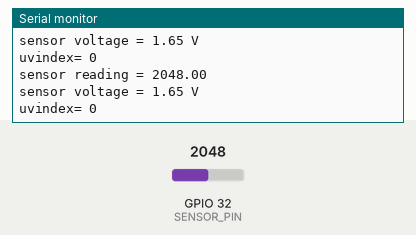
This program was run on a simulated ESP32. Parts: the last lines printed to the serial monitor. The test bench sets the inputs (shaded band); at power-on: GPIO 32 (SENSOR_PIN) = 2048 (analog values on the 0–4095 scale). WiFi joins after 1.5 s; servers stay silent unless stated.

Above: at 3.2 s.
3.3 s: GPIO 32 (SENSOR_PIN) set to 2866
At 4.6 s:
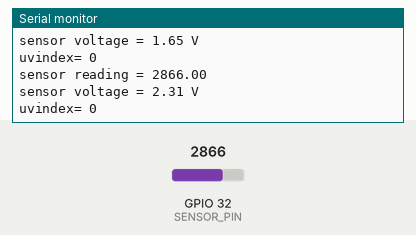
4.8 s: GPIO 32 (SENSOR_PIN) set to 3603
At 5.6 s:
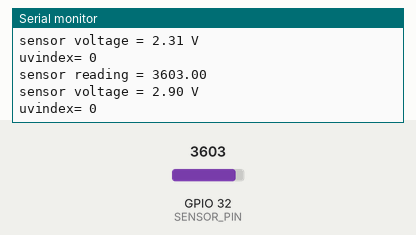
Timing chart, 0 to 7.8 s (numbered marks = the images above; inputs shaded):
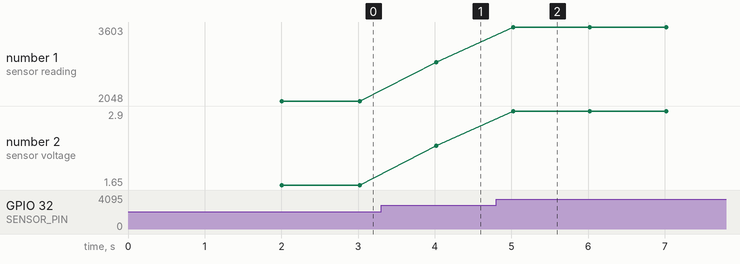

The program:

main.cpp
```cpp
#include <WiFi.h>

const char* ssid ="ivna";
const char* password ="ivnaok123";


const int SENSOR_PIN = 32;
//#define SENSOR_PIN 32


void setup() {
  Serial.begin(9600);
  while (!Serial);

  pinMode(SENSOR_PIN, INPUT);

  WiFi.begin(ssid, password, true);

  while (WiFi.status() != WL_CONNECTED) {
    delay(1000);
    Serial.println("Connecting to WiFi...");
    Serial.println(WiFi.status());
    delay(1000);
  }

  Serial.println("Connected to WiFi");

  analogReadResolution(12); // Set the ADC resolution to 12 bits (0-4095)

}


void loop(){


  float sensorVoltage;
  float sensorValue;
  int uvindex;
  sensorValue = analogRead(SENSOR_PIN);
  sensorVoltage = sensorValue/4095*3.3;

  if      (sensorVoltage < 0.05) uvindex=0;
  else if (sensorVoltage > 0.05 && sensorVoltage <= 0.227) uvindex = 1;
  else if (sensorVoltage > 0.227 && sensorVoltage <= 0.318) uvindex = 2;
  else if (sensorVoltage > 0.318 && sensorVoltage <= 0.408) uvindex = 3;
  else if (sensorVoltage > 0.408 && sensorVoltage <= 0.503) uvindex = 4;
  else if (sensorVoltage > 0.503 && sensorVoltage <= 0.606) uvindex = 5;
  else if (sensorVoltage > 0.606 && sensorVoltage <= 0.696) uvindex = 6;
  else if (sensorVoltage > 0.696 && sensorVoltage <= 0.795) uvindex = 7;
  else if (sensorVoltage > 0.795 && sensorVoltage <= 0.881) uvindex = 8;
  else if (sensorVoltage > 0.881 && sensorVoltage <= 0.976) uvindex = 9;
  else if (sensorVoltage > 0.976 && sensorVoltage <= 1.079) uvindex = 10;
  else if (sensorVoltage > 1.079 && sensorVoltage <= 1.170) uvindex = 11;
  else uvindex = 0;


  Serial.print("sensor reading = ");
  Serial.print(sensorValue);
  Serial.println("");
  Serial.print("sensor voltage = ");
  Serial.print(sensorVoltage);
  Serial.println(" V");
  Serial.print("uvindex= ");
  Serial.print(uvindex);
  Serial.println();
  delay(1000);

}
```

Measured:
- after the input at 3.3 s, the serial monitor: prints a new line after 0.72 s (image 1)
- after the input at 4.8 s, the serial monitor: prints a new line after 0.22 s (image 2)
- plotted number 1: 2048 → 2866 after the input at 3.3 s, 2866 → 3603 after the input at 4.8 s
- plotted number 2: 1.65 → 2.31 after the input at 3.3 s, 2.31 → 2.9 after the input at 4.8 s
